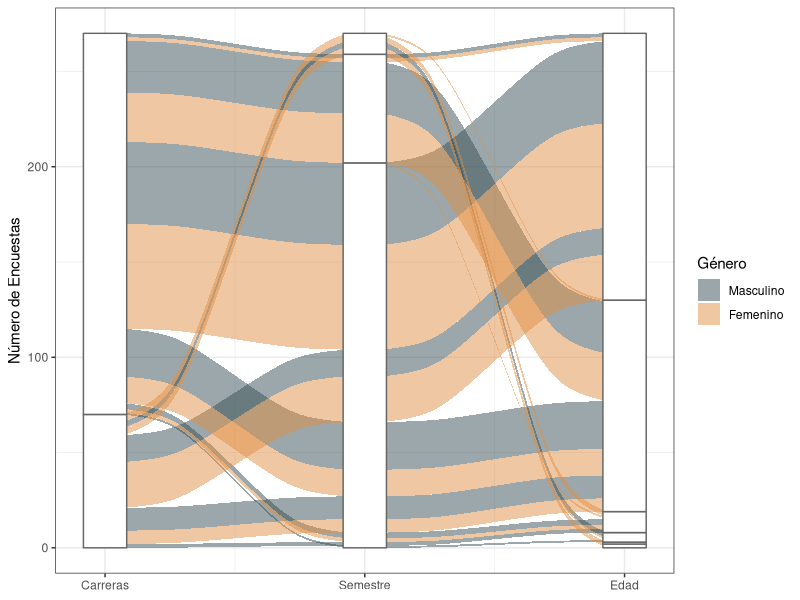
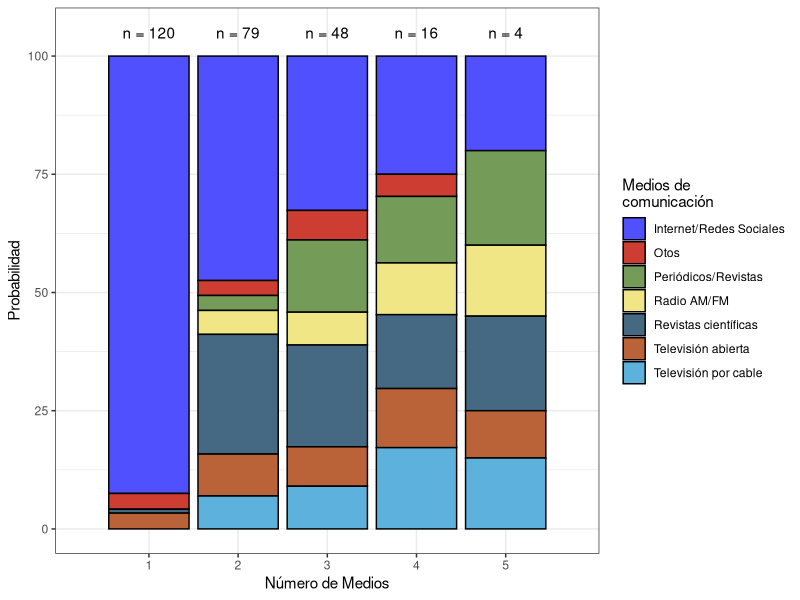
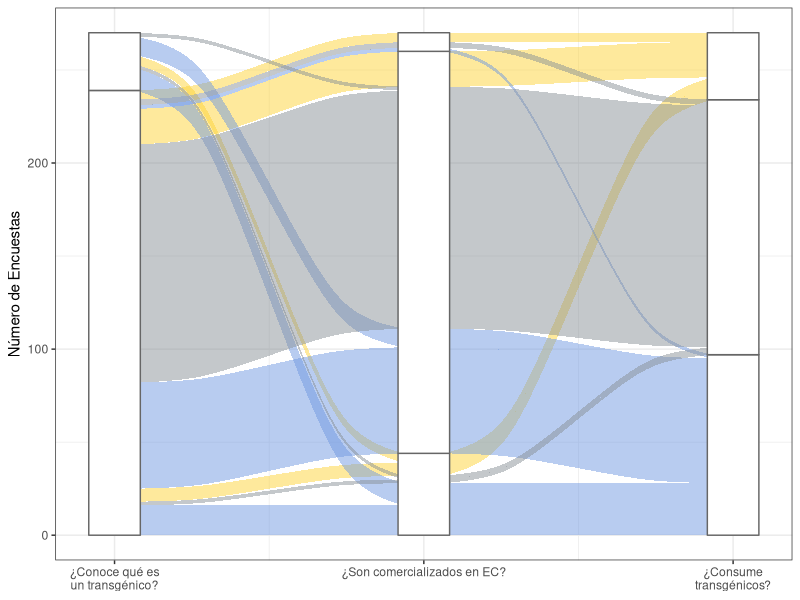
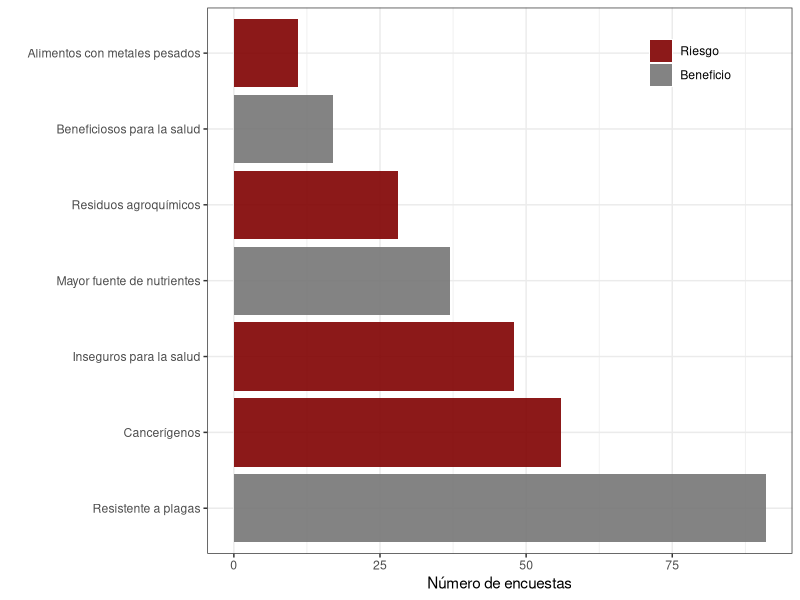
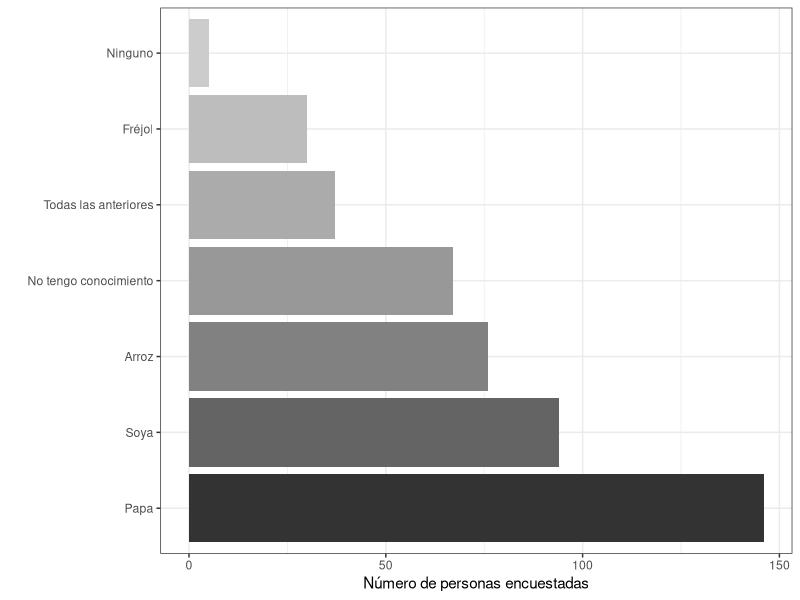
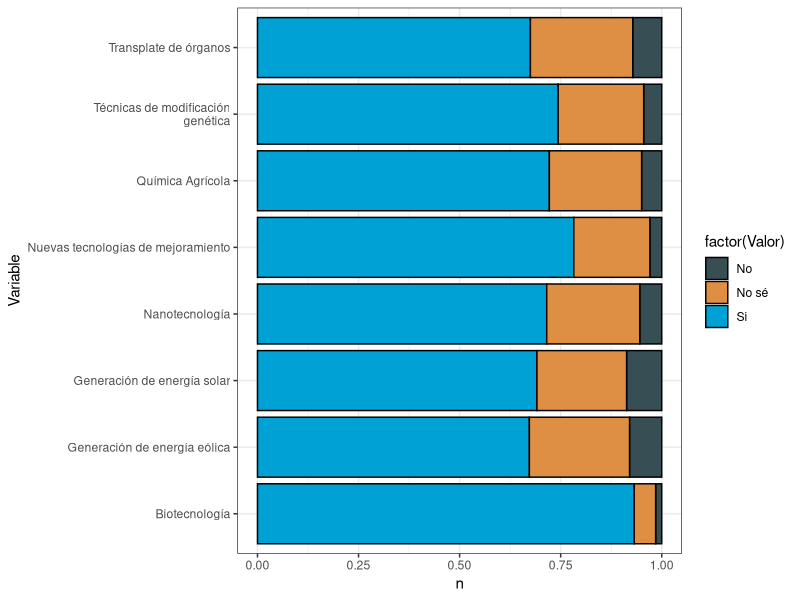

Write R code to recreate these figures, in order.
## ---- chunk 1
#### Load Packages ####
library(readxl) # Read Excel Files
library(tidyverse) # Easily Install and Load the 'Tidyverse'
library(stringr) # Simple, Consistent Wrappers for Common String Operations
library(ggalluvial)
library(magrittr)
library(ggsci)
## ---- chunk 2
raw_data <- map(3:11, .f = function(x){
  read_xlsx(path = 'data/Encuestas.xlsx', sheet = x) %>% 
    mutate(Sheet = x)
}) %>% bind_rows()

## ---- chunk 3
clean_data <- raw_data %>% mutate(P4a = tolower(P4a) ) %>%
  # Clean Data
  # Repeated careers
  mutate(P4a = ifelse(P4a %in% 'ingenieria en ecosistema',
                      "ingeniería en ecosistemas", P4a)) %>% 
  mutate(P4a = ifelse(P4a %in% c("ingeniería en ciencas del agua",
                                 "ingeniería en ciencias del agua"),
                      "ingeniería en ciencias del agua", P4a)) %>% 
  mutate(P4a = ifelse(grepl("ingeniería", P4a), "Ingeniería", P4a) ) %>% 
  mutate(P4a = ifelse(!(grepl("Ingeniería", P4a) ),
                      "Licenciaturas", P4a) )
## ---- chunk 4
clean_data %<>%  mutate(P2 = factor(P2, levels = c(1,2),
                                     labels = c("Masculino", "Femenino")))
## ---- chunk 5
clean_data %<>% 
  mutate(P3 = ifelse(P3 == 1, "17-20", P3)) %>% 
  mutate(P3 = ifelse(P3 == 2, "21-25", P3)) %>% 
  mutate(P3 = ifelse(P3 == 3, "26-30", P3)) %>% 
  mutate(P3 = ifelse(P3 == 4, "31-40", P3)) %>% 
  mutate(P3 = ifelse(P3 == 5, "41-50", P3)) %>% 
  mutate(P3 = ifelse(P3 == 1, "> 51", P3))
## ---- chunk 6
clean_data %<>% 
  mutate(`5` = ifelse(`5` > 4, "Carrera", "Tronco común"))
## ---- chunk 7
# Summarinsing data
sample_space <- clean_data %>% group_by(P2, P3, P4a, `5`) %>% 
  summarise(N = n()) %>% arrange(P4a)
sspace_plot <- ggplot(sample_space, aes(axis1 = P4a, axis2 = `5`, axis3 = P3, y = N)) +
  geom_alluvium(aes(fill = P2),  width = 1/8) +
  geom_stratum(width = 1/6, fill = "white", color = "grey40") +
  geom_label(stat = "stratum", label.strata = TRUE, size = 2.5) +
  scale_x_continuous(breaks = 1:3, labels = c("Carreras", "Semestre", "Edad")) +
  scale_fill_jama() + theme_bw() + 
  labs(fill = "Género", y = "Número de Encuestas")
sspace_plot
## ---- chunk 8
medios <- clean_data %>% select(`6a`:`6g`) %>% mutate(Index = 1:n()) %>% 
  gather(key = "Medio", value = "Valor", `6a`:`6g`) %>% 
  mutate(Medio = ifelse(Medio %in% "6a", "Radio AM/FM", Medio)) %>% 
  mutate(Medio = ifelse(Medio %in% "6b", "Televisión abierta", Medio)) %>% 
  mutate(Medio = ifelse(Medio %in% "6c", "Televisión por cable", Medio)) %>% 
  mutate(Medio = ifelse(Medio %in% "6d", "Periódicos/Revistas", Medio)) %>% 
  mutate(Medio = ifelse(Medio %in% "6e", "Internet/Redes Sociales", Medio)) %>% 
  mutate(Medio = ifelse(Medio %in% "6f", "Revistas científicas", Medio)) %>% 
  mutate(Medio = ifelse(Medio %in% "6g", "Otos", Medio)) %>%
  filter(Valor <= 1)

## ---- chunk 9
# Obtener el n por medios
labels <- medios %>% filter(Valor != 0) %>% 
  arrange(Index) %>% 
  group_by(Index) %>% mutate(total = sum(Valor)) %>%
  count(total) %>% ungroup() %>% count(n) %>% 
  mutate(nn = paste0("n = ", nn))

medios_f <- medios %>% filter(Valor != 0) %>% arrange(Index) %>%
  group_by(Index) %>% mutate(total = sum(Valor)) %>%
  select(-Valor)
medios_plot <-   ggplot(medios_f) +
  geom_bar(aes(factor(total), fill = Medio),
           position = "fill", color = "black") +
  geom_text(data = labels, aes(x= factor(n), y = 1.05, label = nn) ) +
  ggsci::scale_fill_igv() + theme_bw() + 
  scale_y_continuous(breaks = seq(0, 1, by = 0.25),
                     labels = seq(0, 100, by = 25)) +
  scale_x_discrete(limits = 1:5) +
  labs(x = "Número de Medios", y = "Probabilidad",
       fill = "Medios de\ncomunicación")
medios_plot
## ---- chunk 10
transform <-  function(x) {
    ifelse(x == 0, "No", ifelse(x == 1, "Sí", "No sé"))
  } 
knowledge <- clean_data %>% select(`7`, `8`, `10`) %>%
  mutate_all(transform) %>% mutate_all(as.factor) %>%
  group_by(`7`, `8`, `10`) %>% summarise(N = n())
## ---- chunk 11
ggplot(knowledge, aes(axis1 = `7`, axis2 = `8`, axis3 = `10`, y = N)) +
  geom_alluvium(aes(fill = `10`), width = 1/8) +
  geom_stratum(width = 1/6, fill = "white", color = "grey40") +
  geom_label(stat = "stratum", label.strata = TRUE, size = 2.5) +
  scale_x_continuous(breaks = 1:3, labels = c("¿Conoce qué es\nun transgénico?",
                                              "¿Son comercializados en EC?",
                                              "¿Consume\ntransgénicos?")) +
  scale_fill_simpsons() + theme_bw() + 
  labs(y = "Número de Encuestas") + guides(fill = F)
## ---- chunk 12
  risk_benefit <- clean_data %>% select(starts_with("14")) %>%
    gather(key = "Variable", value = "Valor", `14a`:`14h` ) %>%
    group_by(Variable) %>%  summarise(N = sum(Valor, na.rm = T) ) %>% 
  filter( !(Variable %in% "14h") ) %>% 
  mutate(R_B = ifelse(Variable %in% c("14b", "14d", "14g"),
                      "Beneficio", "Riesgo") ) %>% 
  mutate(R_B = factor(R_B, levels = c("Riesgo", "Beneficio")) ) %>% 
  mutate(Variable = ifelse(Variable %in% "14a", "Residuos agroquímicos",
                           Variable)) %>% 
  mutate(Variable = ifelse(Variable %in% "14b", "Mayor fuente de nutrientes",
                           Variable)) %>% 
  mutate(Variable = ifelse(Variable %in% "14c", "Inseguros para la salud",
                           Variable)) %>% 
  mutate(Variable = ifelse(Variable %in% "14d", "Beneficiosos para la salud",
                           Variable)) %>% 
  mutate(Variable = ifelse(Variable %in% "14e", "Alimentos con metales pesados",
                           Variable)) %>% 
  mutate(Variable = ifelse(Variable %in% "14f", "Cancerígenos",
                           Variable)) %>% 
  mutate(Variable = ifelse(Variable %in% "14g", "Resistente a plagas",
                           Variable)) %>% 
  mutate(Variable = ifelse(Variable %in% "14h", "Mejoramiento genético",
                           Variable)) %>% 
  arrange(-N) %>% mutate(Variable = factor(Variable, levels = .$Variable))
  
ggplot(risk_benefit, aes(x = Variable, y = N)) + 
  geom_bar(aes(fill = R_B),stat = "identity", alpha = 0.9) +
  theme_bw() + labs(fill = "", y = "Número de encuestas", x = "") +
  theme(legend.position=c(0.9,1), legend.justification=c(0.95,1),
        legend.background=element_blank())+
  coord_flip() + ggsci::scale_fill_uchicago()
## ---- chunk 13
OGM_products <- clean_data %>% select(starts_with("15")) %>%
  gather(key = "Variable", value = "Valor", `15a`:`15h` ) %>% 
  mutate(Variable = ifelse(Variable %in% "15e", "15d", Variable)) %>% 
  group_by(Variable) %>%  summarise(N = sum(Valor, na.rm = T) ) %>% 
  arrange(-N) %>% 
  mutate(Variable = ifelse(Variable %in% "15a", "Soya", Variable) ) %>% 
  mutate(Variable = ifelse(Variable %in% "15b", "Arroz", Variable) ) %>% 
  mutate(Variable = ifelse(Variable %in% "15c", "Fréjol", Variable) ) %>% 
  mutate(Variable = ifelse(Variable %in% "15d", "Papa", Variable) ) %>% 
  mutate(Variable = ifelse(Variable %in% "15f",
                           "Todas las anteriores", Variable) ) %>% 
  mutate(Variable = ifelse(Variable %in% "15g", "Ninguno", Variable) ) %>% 
  mutate(Variable = ifelse(Variable %in% "15h", "No tengo conocimiento", 
                           Variable) ) %>% 
  mutate(Variable = factor(Variable, levels = .$Variable)) 

ggplot(OGM_products, aes(Variable, N)) +
  geom_bar(aes(fill = Variable), stat = "identity") +
  scale_fill_grey() + coord_flip() + theme_bw() +
  guides(fill = F) + 
  labs(y = "Número de personas encuestadas", x = "")
## ---- chunk 14
new_tech <- clean_data %>% select(starts_with("20")) %>%
  gather(key = "Variable", value = "Valor", starts_with("20") ) %>%
  count(Variable, Valor) %>% filter(!is.na(Valor)) %>%
  mutate(Variable = ifelse(Variable %in% "20 (Bio)",
                           "Biotecnología", Variable)) %>% 
  mutate(Variable = ifelse(Variable %in% "20 (Eolica)",
                           "Generación de energía eólica", Variable)) %>% 
  mutate(Variable = ifelse(Variable %in% "20 (Modifica)",
                           "Técnicas de modificación\ngenética", Variable)) %>% 
  mutate(Variable = ifelse(Variable %in% "20 (Nano)",
                           "Nanotecnología", Variable)) %>% 
  mutate(Variable = ifelse(Variable %in% "20 (NBT)",
                           "Nuevas tecnologías de mejoramiento", Variable)) %>% 
  mutate(Variable = ifelse(Variable %in% "20 (Quimi)",
                           "Química Agrícola", Variable)) %>% 
  mutate(Variable = ifelse(Variable %in% "20 (Solar)",
                           "Generación de energía solar", Variable)) %>% 
  mutate(Variable = ifelse(Variable %in% "20 (Transplante)",
                           "Transplate de órganos", Variable)) %>% 
   filter(Valor <= 3)%>%
  mutate(Valor = ifelse(Valor > 1, "No sé", ifelse(Valor < 1, "No", "Si")))
  
  
  
ggplot(new_tech, aes(Variable, n )) +
  geom_bar(aes(fill = factor(Valor) ), color = "black",
           stat = "identity", position = "fill") + theme_bw() +
  scale_fill_jama() + coord_flip()
